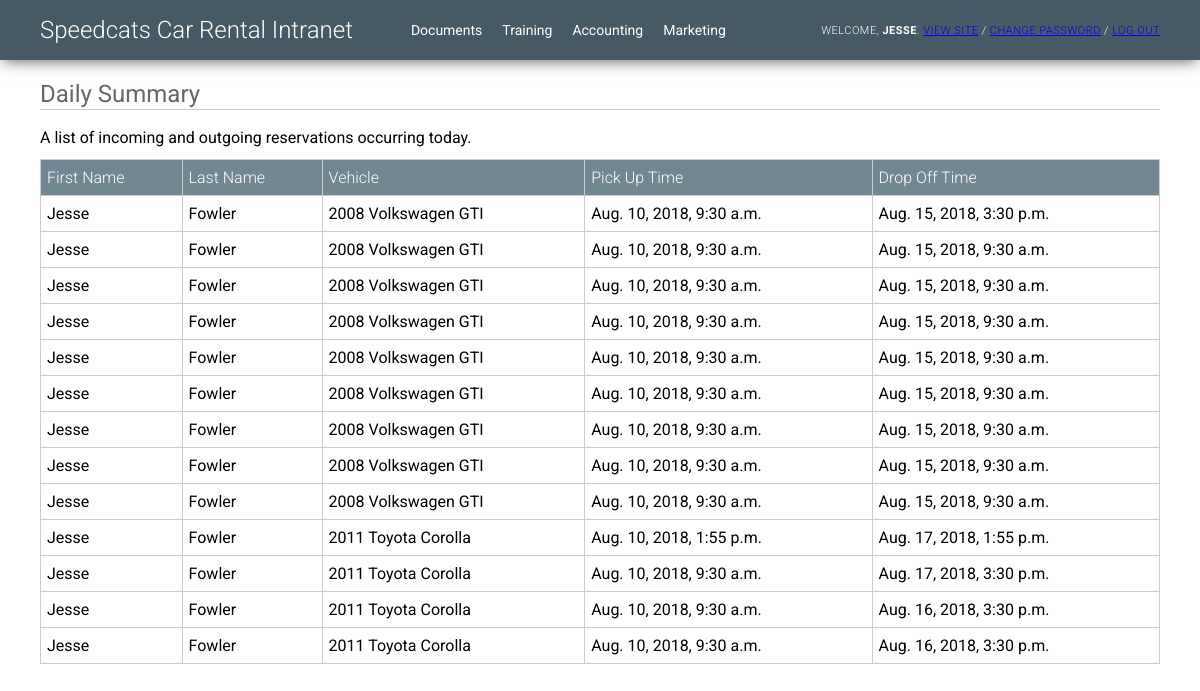
/inventory/daily_summary/ (signed in), run on an earlier commit of the app's database.
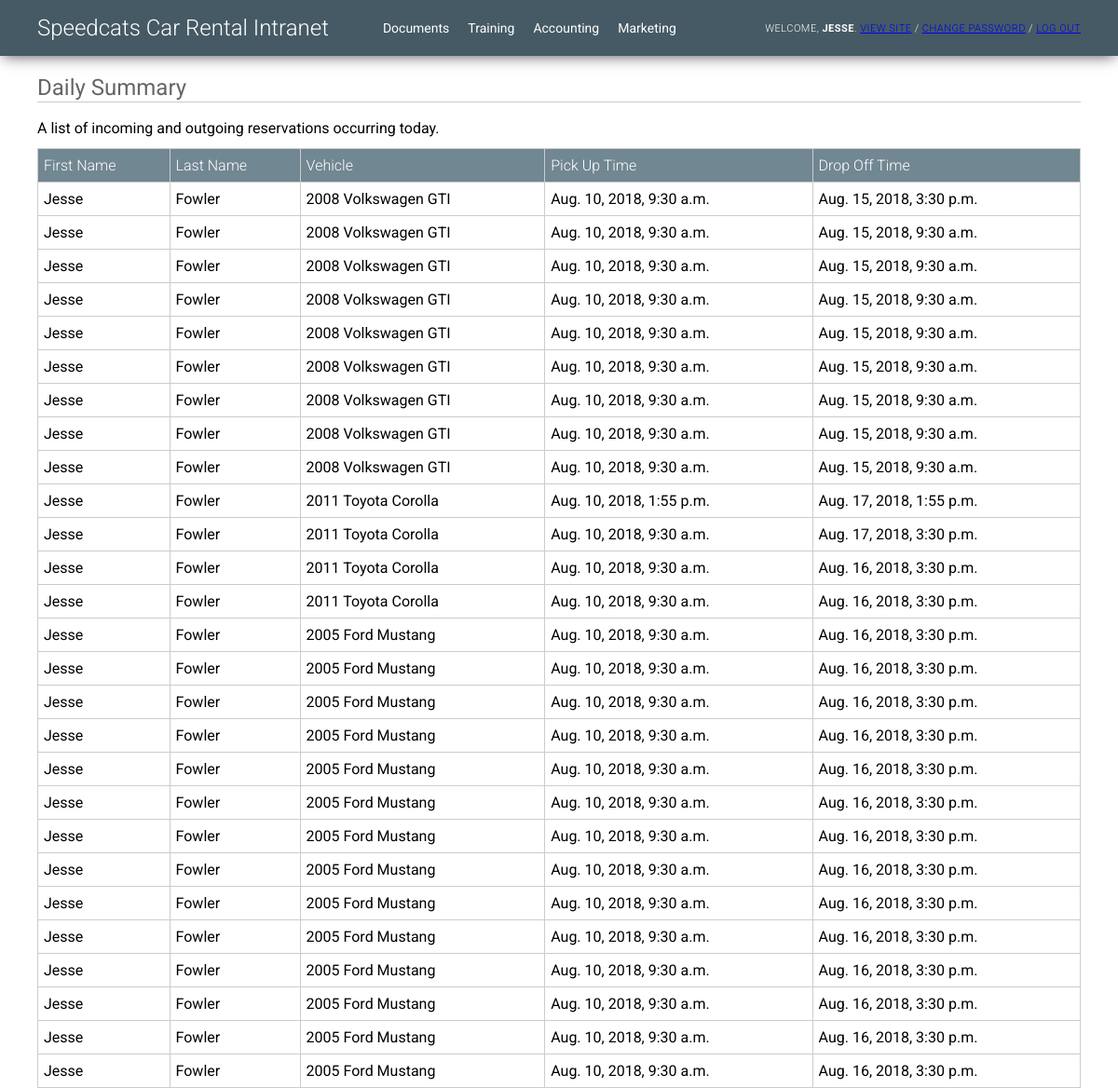
And on a later commit of the database.
### inventory/models.py (models this page shows, shortened)
class Reservation(models.Model):
	user = models.ForeignKey(settings.AUTH_USER_MODEL, on_delete=models.CASCADE, related_name="reservations")
	vehicle = models.ForeignKey(Vehicle, on_delete=models.CASCADE)
	pick_up_time = models.DateTimeField(blank=False, null=False)
	pick_up_location = models.ForeignKey(Store, on_delete=models.CASCADE, related_name='pick_up_store')
	drop_off_time = models.DateTimeField(blank=False, null=False)
	drop_off_location = models.ForeignKey(Store, on_delete=models.CASCADE, related_name='drop_off_store')
	subtotal = models.DecimalField(max_digits=8, decimal_places=2, null=True)
	tax = models.DecimalField(max_digits=8, decimal_places=2, null=True)
	total = models.DecimalField(max_digits=8, decimal_places=2, null=True)
	miles_driven = models.IntegerField(null=True, blank=True)

class Vehicle(models.Model):
	status_choices = (
		('m', 'Maintenance'),
		('a', 'Available'),
		('r', 'Reserved'),
	)
	vehicle_type_choices = (
		('c', 'Car'),
		('s', 'SUV'),
		('t', 'Truck'),
	)
	engine_type_choices = (
		('i4', 'Inline 4'),
		('i6', 'Inline 6'),
		('v4', 'V4'),
		('v6', 'V6'),
		('v8', 'V8'),
		('w8', 'W8'),
		('vr6', 'VR6'),
		('e', 'Electric'),
		('h', 'Hybrid'),
	)
	VIN = models.CharField(max_length=17)
	store = models.ForeignKey(Store, on_delete=models.CASCADE)
	year = models.IntegerField()
	make = models.CharField(max_length=30)
	model = models.CharField(max_length=30)
	color = models.CharField(max_length=10)
	mileage = models.IntegerField()
	image = models.ImageField(upload_to="vehicle_photos", blank=True)
	gas_mileage = models.IntegerField(null=True, blank=True)
	engine_size = models.DecimalField(max_digits=2, decimal_places=1, null=True, blank=True)
	engine_type = models.CharField(
		max_length=3,
		choices=engine_type_choices,
		default='i4',
	)
	storage_space = models.IntegerField(null=True, blank=True)
	horsepower = models.IntegerField(null=True, blank=True)
	price = models.DecimalField(max_digits=8, decimal_places=2, default=85.99)
	status = models.CharField(
		max_length=1,
		choices=status_choices,
		default='a',
	)
	vehicle_type = models.CharField(
		max_length=1,
		choices=vehicle_type_choices,
		default='c',
	)
	def __str__(self):
		return str(self.year) + ' ' + self.make + ' ' + self.model

### inventory/views.py (the view)
# urls.py: path('daily_summary/', views.daily_summary, name='daily_summary'),
@staff_member_required
def daily_summary(request):
	query_results = []
	now = datetime.now().date()
	results = Reservation.objects.all()
	for result in results:
		if result.pick_up_time.date() == now or result.drop_off_time.date() == now:
			query_results.append(result)
	context = {
		"results":query_results
	}
	return render(request, 'inventory/daily_summary.html', context)

### inventory/templates/inventory/daily_summary.html
{% extends "inventory/intranet_base.html" %}
{% block content %}
<h2 id="pageheader">Daily Summary</h2>
<p id="reportdetail">A list of incoming and outgoing reservations occurring today.</p>
<table id="contenttable">
    <tr>
        <th>First Name</th>
        <th>Last Name</th>
        <th>Vehicle</th>
        <th>Pick Up Time</th>
        <th>Drop Off Time</th>
    </tr>
    {% for item in results %}
    <tr>
        <td>{{ item.user.first_name }}</td>
        <td>{{ item.user.last_name }}</td>
        <td>{{ item.vehicle }}</td>
        <td>{{ item.pick_up_time }}</td>
        <td>{{ item.drop_off_time }}</td>
    </tr>
    {% endfor %}
</table>
{% endblock %}

### inventory/templates/inventory/intranet_base.html (shortened to what this page needs)
<!DOCTYPE html>
<html lang="en">
<head>
	{% load static %}
	<link rel="stylesheet" href="{% static 'css/intranet.css' %}">
</head>
<body>
    <div id="header">
        <h1><a href="/admin">Speedcats Car Rental Intranet</a></h1>
        <div id="adminlinks">
            <a href="/inventory/documents/"><p>Documents</p></a>
            <a href="/inventory/training/"><p>Training</p></a>
            <a href="/inventory/accounting/"><p>Accounting</p></a>
            <a href="/inventory/marketing/"><p>Marketing</p></a>
        </div>
        <div id="user-tools">
            Welcome, <strong>{{ user.first_name }}</strong>.
            <a href="/">View site</a> /
            <a href="/admin/password_change/">Change password</a> /
            <a href="/admin/logout/">Log out</a>
        </div>
    </div>
    {% block content %}{% endblock %}
</body>
</html>

### inventory/static/css/intranet.css (style rules this page uses)
html, body { padding: 0; margin: 0; }
body { font-family: "Roboto","Lucida Grande","DejaVu Sans","Bitstream Vera Sans",Verdana,Arial,sans-serif; }
th { text-align: left; }
#header { height: 40px; padding: 10px 40px; width: calc(100% - 80px); background-color: #455A64; box-shadow: 0 3px 15px -3px #4d4d4d; display: flex; justify-content: flex-start; align-items: center; }
#header > h1 { font-weight: 300; font-size: 24px; color: white; padding-right: 28px; margin-right: 20px; }
#header > h1 > a { color: white !important; text-decoration: none !important; }
#adminlinks { display: flex; flex-direction: column; }
#adminlinks > a { text-decoration: none !important; }
#adminlinks > a > p { line-height: 100%; margin: 0; padding: 4px 10px; color: white !important; font-size: 14px; }
#user-tools { padding: 0; margin: 0 0 0 auto; font-weight: 300; font-size: 11px; letter-spacing: 0.5px; text-transform: uppercase; text-align: right; color: white; }
#contenttable { margin: 0 40px; width: calc(100% - 80px); border-spacing: 0; border-collapse: collapse; }
#contenttable td, #contenttable th { border: 1px solid #ccc; padding: 8px 6px; }
#contenttable th { background-color: #718792; color: white; font-weight: 300; }
#reportdetail { margin: 18px 40px 12px; }
@media only screen and (min-width: 768px) { #adminlinks { display: flex; flex-direction: row; } }
@media only screen and (min-width: 768px) { #adminlinks > a > p { line-height: 100%; margin: 0; padding: 0 10px; color: white !important; } }
@media only screen and (min-width: 768px) { #pageheader { margin: 20px 40px 10px; border-bottom: 1px solid #ccc; padding: 0 0 1px; color: #666; font-weight: 400; font-size: 24px; } }

What changed in the data, as far as the page shows it:
added Reservation: user.first_name "Jesse", user.last_name "Fowler", vehicle "2005 Ford Mustang", pick_up_time "Aug. 10, 2018, 9:30 a.m.", drop_off_time "Aug. 16, 2018, 3:30 p.m."
added Reservation: user.first_name "Jesse", user.last_name "Fowler", vehicle "2005 Ford Mustang", pick_up_time "Aug. 10, 2018, 9:30 a.m.", drop_off_time "Aug. 16, 2018, 3:30 p.m."
added Reservation: user.first_name "Jesse", user.last_name "Fowler", vehicle "2005 Ford Mustang", pick_up_time "Aug. 10, 2018, 9:30 a.m.", drop_off_time "Aug. 16, 2018, 3:30 p.m."
added Reservation: user.first_name "Jesse", user.last_name "Fowler", vehicle "2005 Ford Mustang", pick_up_time "Aug. 10, 2018, 9:30 a.m.", drop_off_time "Aug. 16, 2018, 3:30 p.m."
added Reservation: user.first_name "Jesse", user.last_name "Fowler", vehicle "2005 Ford Mustang", pick_up_time "Aug. 10, 2018, 9:30 a.m.", drop_off_time "Aug. 16, 2018, 3:30 p.m."
added Reservation: user.first_name "Jesse", user.last_name "Fowler", vehicle "2005 Ford Mustang", pick_up_time "Aug. 10, 2018, 9:30 a.m.", drop_off_time "Aug. 16, 2018, 3:30 p.m."
added Reservation: user.first_name "Jesse", user.last_name "Fowler", vehicle "2005 Ford Mustang", pick_up_time "Aug. 10, 2018, 9:30 a.m.", drop_off_time "Aug. 16, 2018, 3:30 p.m."
added Reservation: user.first_name "Jesse", user.last_name "Fowler", vehicle "2005 Ford Mustang", pick_up_time "Aug. 10, 2018, 9:30 a.m.", drop_off_time "Aug. 16, 2018, 3:30 p.m."
added Reservation: user.first_name "Jesse", user.last_name "Fowler", vehicle "2005 Ford Mustang", pick_up_time "Aug. 10, 2018, 9:30 a.m.", drop_off_time "Aug. 16, 2018, 3:30 p.m."
added Reservation: user.first_name "Jesse", user.last_name "Fowler", vehicle "2005 Ford Mustang", pick_up_time "Aug. 10, 2018, 9:30 a.m.", drop_off_time "Aug. 16, 2018, 3:30 p.m."
added Reservation: user.first_name "Jesse", user.last_name "Fowler", vehicle "2005 Ford Mustang", pick_up_time "Aug. 10, 2018, 9:30 a.m.", drop_off_time "Aug. 16, 2018, 3:30 p.m."
added Reservation: user.first_name "Jesse", user.last_name "Fowler", vehicle "2005 Ford Mustang", pick_up_time "Aug. 10, 2018, 9:30 a.m.", drop_off_time "Aug. 16, 2018, 3:30 p.m."
added Reservation: user.first_name "Jesse", user.last_name "Fowler", vehicle "2005 Ford Mustang", pick_up_time "Aug. 10, 2018, 9:30 a.m.", drop_off_time "Aug. 16, 2018, 3:30 p.m."
added Reservation: user.first_name "Jesse", user.last_name "Fowler", vehicle "2005 Ford Mustang", pick_up_time "Aug. 10, 2018, 9:30 a.m.", drop_off_time "Aug. 16, 2018, 3:30 p.m."
